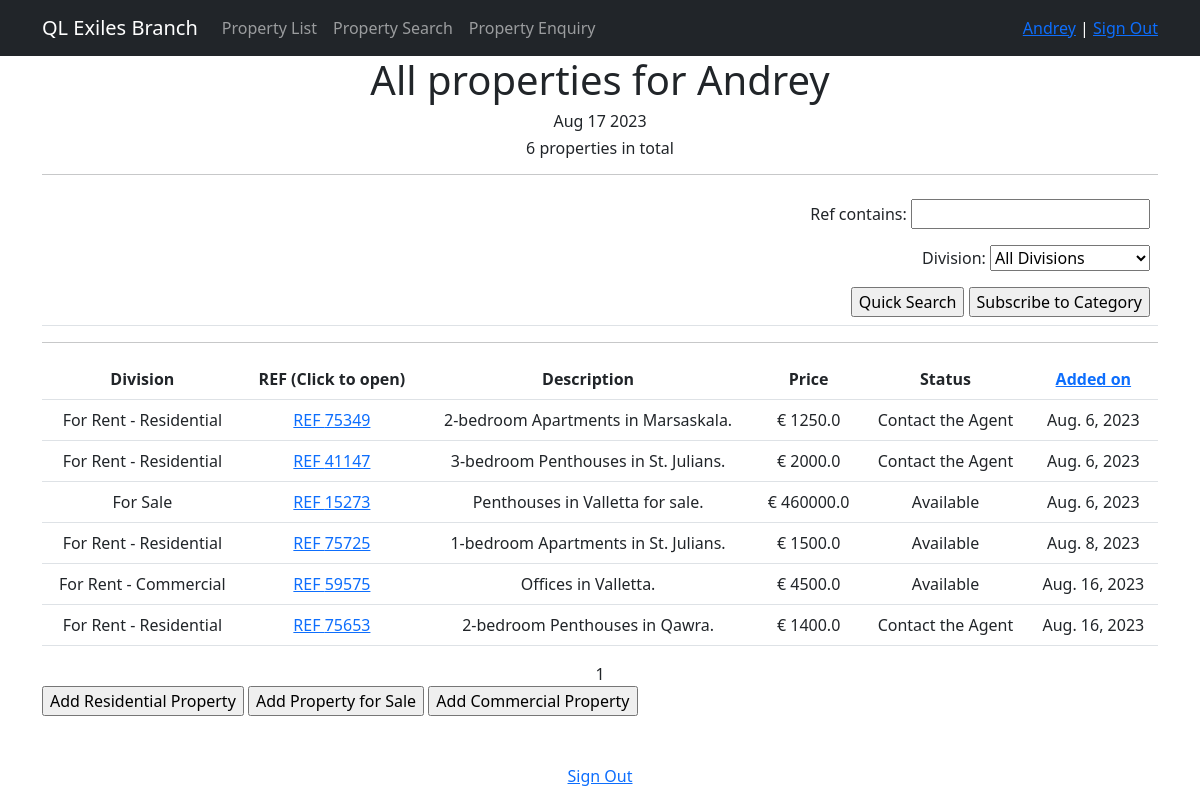
Page /property/ (signed in) on the committed database.
### users/models.py (models this page shows, shortened)
class CustomUser(AbstractUser):
    phone_1 = models.CharField(max_length=15)
    phone_2 = models.CharField(max_length=15, null=True)
    phone_3 = models.CharField(max_length=15, null=True)
    subscriptions = models.ManyToManyField('Subscriptions', through='CustomUser_Subscriptions')

### properties/models.py (models this page shows, shortened)
class ResProperties(models.Model):
    ref = models.IntegerField(unique=True)
    prop_division = models.CharField(max_length=2, choices=PROP_DIVISION, default='QL')
    prop_type = models.CharField(max_length=25)
    location = models.CharField(max_length=25)
    address = models.TextField(null=True)
    _price = models.FloatField(default=0.0, db_column="Price")
    status = models.CharField(max_length=2, choices=PROP_STATUSES, default='RE')
    status_valid = models.CharField(max_length=25, null=True)
    off_the_market = models.BooleanField(default=False)
    bedrooms = models.IntegerField(default=0)
    bathrooms = models.IntegerField(default=0)
    prop_features = models.ManyToManyField(Features, through='PropertiesFeatures')
    prop_description = models.TextField(null=True)
    date_added = models.DateField(auto_now_add=True)
    date_rented = models.DateField(null=True)
    date_expected = models.DateField(null=True)
    time_updated = models.TimeField(auto_now=True)
    owner = models.ForeignKey(Owners, on_delete=models.CASCADE)
    added_by = models.ForeignKey(Agents, on_delete=models.SET_NULL, null=True)
    lf = models.CharField(max_length=50, null=True)
    @property
    def ref_oct(self):
        return str(oct(self.ref))[2:]
    @property
    def price(self):
        return self._price
    def __str__(self):
        if self.prop_division == "QL":
            return f'REF {self.ref} - {self.bedrooms}-bedroom {self.prop_type} in {self.location}.'
        elif self.prop_division == "QC":
            return f'REF {self.ref} - {self.prop_type} in {self.location}.'
        elif self.prop_division == "ZH":
            return f'REF {self.ref} - {self.prop_type} in {self.location} for sale.'

### properties/views.py (the view)
# urls.py: path('', ResPropertiesList.as_view(), name='properties_list'),
class ResPropertiesList(LoginRequiredMixin, ListView):
    model = ResProperties
    ordering = 'date_added'
    template_name = 'resproperties.html'
    context_object_name = 'resproperties'
    paginate_by = 10
    def get_queryset(self):
        queryset = super().get_queryset()
        self.filterset = PropertyQuickFilter(self.request.GET, queryset)
        return self.filterset.qs
    def get_ordering(self):
        self.order = self.request.GET.get('order', 'asc')
        selected_ordering = self.request.GET.get('ordering', 'date_added')
        if self.order == "desc":
            selected_ordering = "-" + selected_ordering
        return selected_ordering
    def get_context_data(self, **kwargs):
        context = super().get_context_data(**kwargs)
        context['time_now'] = datetime.utcnow()
        context['next_sale'] = None
        context['current_order'] = self.get_ordering()
        context['order'] = self.order
        context['filterset'] = self.filterset
        return context

### properties/templatetags/custom_filters.py (called while the page is built)
@register.filter(name="currency")
def currency(value, code):
    prefix = CURRENCIES_SYMBOLS[code]
    return f'{prefix} {value}'

@register.filter(name="cap_case")
def cap_case(value: str):
    return value.capitalize()

@register.filter()
def minus_ref(value:str):
    value=str(value)
    value = value[value.find("-")+2:]
    return value

### properties/templatetags/custom_tags.py (called while the page is built)
@register.simple_tag()
def current_time(format_string='%b %d %Y'):
    return datetime.utcnow().strftime(format_string)

@register.simple_tag(takes_context=True)
def url_replace(context, **kwargs):
   d = context['request'].GET.copy()
   for k, v in kwargs.items():
       d[k] = v
   return d.urlencode()

### templates/resproperties.html (shortened to what this page needs)
{% extends 'flatpages/default.html' %}
{% load custom_filters %}
{% load custom_tags %}
{% block content %}
   <h1>All properties for {{request.user.username | cap_case }} </h1>
   <h6>{% current_time '%b %d %Y' %}</h6>
   <h6> {{ resproperties|length }} properties in total </h6>
       <table style="width:100%" class="table">
           <hr>
           <tr>
           <td>
            </td>
           <td>
<form id="filter-form" method="get" align="right">
    {{ filterset.form.as_p }}
    <input type="submit" name="action" value="Quick Search" />
    <input type="submit" name="action" value="Subscribe to Category" />
</form>
</td>
</tr>
           </table>
   <hr>
   {% if resproperties %}
       <table style="width:100%" class="table">
           <tr>
               <th>Division</th>
               <th>REF (Click to open)</th>
               <th>Description</th>
               <th>Price</th>
               <th>Status</th>
               <th><a href = "?{% if order == 'desc' %}{% url_replace order='asc' %}{% else %}{% url_replace order='desc' %}{% endif%}">Added on</a> </th>
           </tr>
           {% for resproperty in resproperties %}
           <tr>
               <td>{% if resproperty.prop_division == 'QL' %}  For Rent - Residential   {% elif resproperty.prop_division == 'QC' %} For Rent - Commercial {% else %} For Sale {% endif %}</td>
               <td> <a href="{{ resproperty.ref_oct }}" target='_blank'>REF {{resproperty.ref}}</a></td>
               <td>{{ resproperty|minus_ref }}</td>
               <td>{{ resproperty.price|currency:"eur" }}</td>
               <td>{% if resproperty.status == 'AV' %}  Available   {% else %} Contact the Agent {% endif %}</td>
               <td>{{ resproperty.date_added }}</td>
           </tr>
           {% endfor %}
       </table>
   {% else %}
       <h2>No properties!</h2>
   {% endif %}
   {{ page_obj.number }}
<br>
       <form action="" align = "left" width="150">
           <input type="button"  value="Add Residential Property" onclick="window.location.href='residential/create/';"/>
           <input type="button"  value="Add Property for Sale" onclick="window.location.href='sales/create/';"/>
           <input type="button"  value="Add Commercial Property" onclick="window.location.href='commercial/create/';"/>
       </form>
<br>
<br>
<a href="/accounts/logout/"> Sign Out </a>
{% endblock content %}

### templates/flatpages/default.html (shortened to what this page needs)
<!DOCTYPE html>
{% load custom_filters %}
{% load custom_tags %}
<html lang="en">
    <head>
        {% load static %}
        <link href="{% static 'css/styles.css' %}" rel="stylesheet" />
    </head>
    <body>
        <nav class="navbar navbar-expand-lg navbar-dark bg-dark static-top">
           <div class="container">
               <a class="navbar-brand" href="/">QL Exiles Branch</a>
               <div class="collapse navbar-collapse" id="navbarResponsive">
                   <ul class="navbar-nav ml-auto">
                       <li class="nav-item">
                           <a class="nav-link" href="/property/">Property List</a>
                       </li>
                       <li class="nav-item">
                           <a class="nav-link" href="/property/search/">Property Search</a>
                       </li>
                       <li class="nav-item">
                           <a class="nav-link" href="/contactus/property_enquiry/">Property Enquiry</a>
                       </li>
                   </ul>
               </div>
                <div class="nav-item" style="color:white">
                    {% if user.is_authenticated %}
                    <a href="{% url 'users:account_details' %}"> {{ request.user.username|cap_case }}<a>   |
                    <a href="{% url 'account_logout' %}">Sign Out</a><br>
                    {% else %}
                    <a href="{% url 'account_login' %}">Sign In</a>   |
                    <a href="{% url 'account_signup' %}">Sign Up</a>
                    {% endif %}
                </div>
           </div>
        </nav>
        <div class="container">
           <div class="row">
               <div class="col-lg-12 text-center">
                   {% block base_content %}
                   {% block content %}{% endblock content %}
                   {% endblock base_content %}
               </div>
           </div>
        </div>
    </body>
</html>

### rows in the picture
CustomUser: user.username|cap_case "Andrey"
ResProperties: shows "For Rent - Residential", ref "75349", prop_division+ref+bedrooms "2-bedroom Apartments in Marsaskala.", price "€ 1250.0", status "Contact the Agent", date_added "Aug. 6, 2023"
ResProperties: shows "For Rent - Residential", ref "41147", prop_division+ref+bedrooms "3-bedroom Penthouses in St. Julians.", price "€ 2000.0", status "Contact the Agent", date_added "Aug. 6, 2023"
ResProperties: shows "For Sale", ref "15273", prop_division+ref+prop_type "Penthouses in Valletta for sale.", price "€ 460000.0", status "Available", date_added "Aug. 6, 2023"
ResProperties: shows "For Rent - Residential", ref "75725", prop_division+ref+bedrooms "1-bedroom Apartments in St. Julians.", price "€ 1500.0", status "Available", date_added "Aug. 8, 2023"
ResProperties: shows "For Rent - Commercial", ref "59575", prop_division+ref+prop_type "Offices in Valletta.", price "€ 4500.0", status "Available", date_added "Aug. 16, 2023"
ResProperties: shows "For Rent - Residential", ref "75653", prop_division+ref+bedrooms "2-bedroom Penthouses in Qawra.", price "€ 1400.0", status "Contact the Agent", date_added "Aug. 16, 2023"

### other values in the picture
{{ resproperties|length }} "6"
{{ page_obj.number }} "1"
